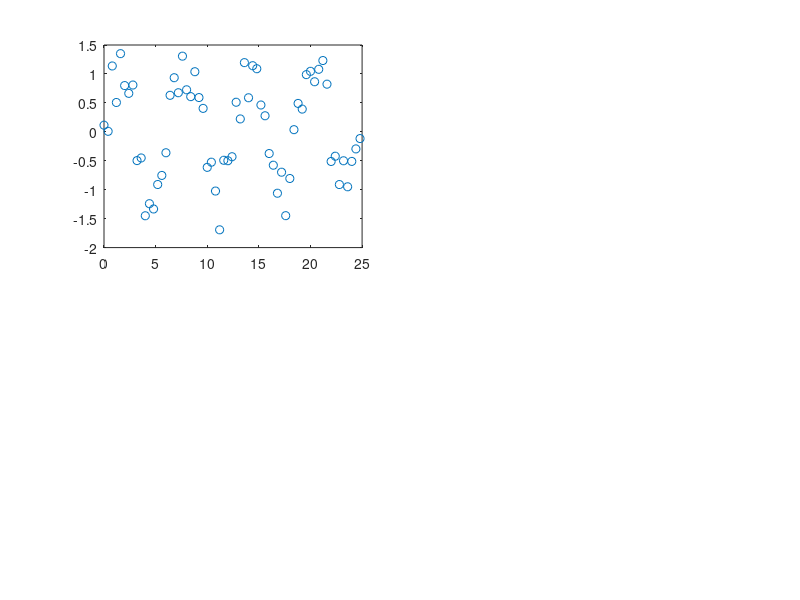

Recreate this plot in MATLAB. (Note: this script raises an error after producing the figure.)
% nonlinear regression using feature mapping

% noisy sinewave data
limit = 8*pi;
r = 0:0.02:limit;
x = r(1:20:length(r));
v = 1/9;
y = sin(x) + randn(1, length(x))*sqrt(v);

ks = [1 4 8 12];
ks = [12 16 20 24];
ks = [22 24 26 28];
e = [];
for i = 1:length(ks)
  k = ks(i);

  figure(1);
  subplot(2, 2, i);
  plot(x, y, 'o');

if 1
  % h is a smoothness hyperparameter
  h = limit/k;
  
  % center locations
  % if there is one center on each data point, we get an interpolant
  kx = 0:h:limit;
  %kx = [1 3 5];

  % transform into RBF features
  z = gaussian_embedding(x, kx, h);
  zr = gaussian_embedding(r, kx, h);
else
  % transform into polynomial features
  % k = 4, 6, 8, 11
  z = chebyshev_embedding(x/limit, k);
  zr = chebyshev_embedding(r/limit, k);
end

% fit a line in the transformed space
obj = lls_density(ones(1, rows(z)), v);
obj = set_offset_type(obj, 'fixed');
obj = set_cov_type(obj, 'fixed');
data = [z; y];
obj = train(obj, data);

% show the output in the original space
yp = output_density(obj, zr);
hold on
plot(r, yp, 'g');
hold off
axis([-1 20 -4 4]);
title(['k = ' num2str(k)]);

e(i) = evidence(obj);

end

figure(2);
plot(ks, e, '-', ks, e, 'o');

% print -dps2 polyfit.ps
